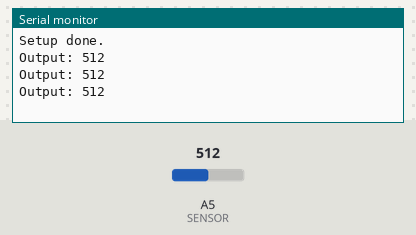
A sketch run on a simulated Arduino Uno, built with avr-gcc and run on an emulated ATmega328P. On the bench: the last lines printed to the serial monitor. The test bench sets the inputs (shaded band); at power-on: A5 (SENSOR) = 512.

Above: at 1.3 s.
1.4 s: A5 (SENSOR) set to 716
At 1.9 s:
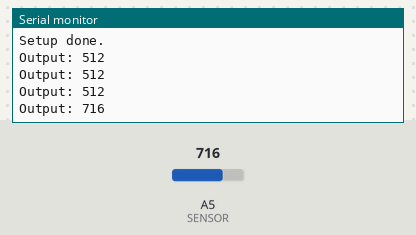
2.9 s: A5 (SENSOR) set to 900
At 3.4 s:
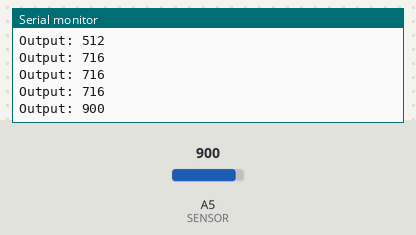
Timing chart, 0 to 5.9 s (numbered marks = the images above; inputs shaded):
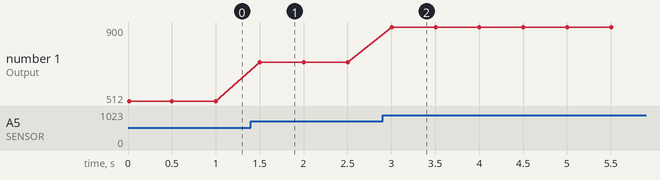

Measured:
- after the input at 1.4 s, the serial monitor: prints a new line after 0.10 s (image 1)
- after the input at 2.9 s, the serial monitor: prints a new line after 0.10 s (image 2)
- plotted number 1: 512 → 716 after the input at 1.4 s, 716 → 900 after the input at 2.9 s

The sketch:

AnalogOutputReader.ino
```cpp
#define SENSOR A5

void setup() {
  pinMode(SENSOR, INPUT);
  Serial.begin(9600);
  Serial.println("Setup done.");
}

void loop() {
  Serial.print("Output: ");
  int output = analogRead(SENSOR);
  Serial.println(output);
  delay(500);
}
```
